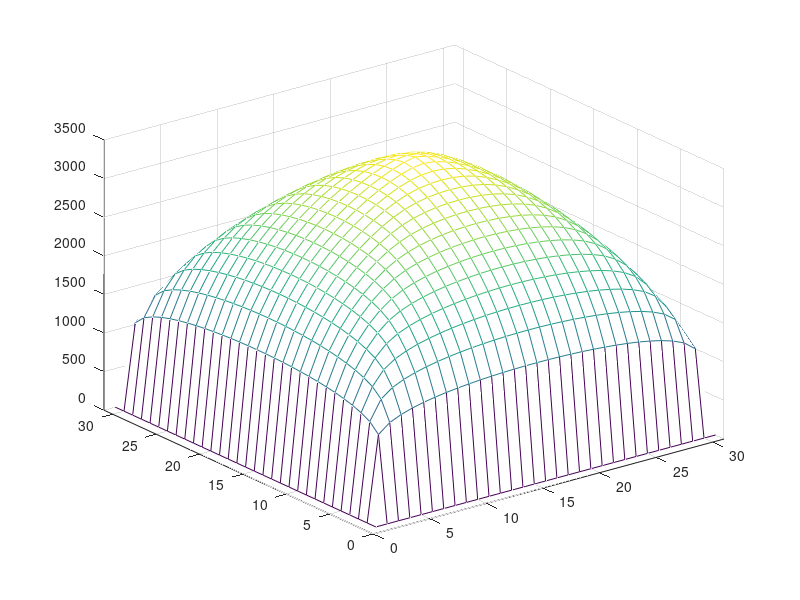
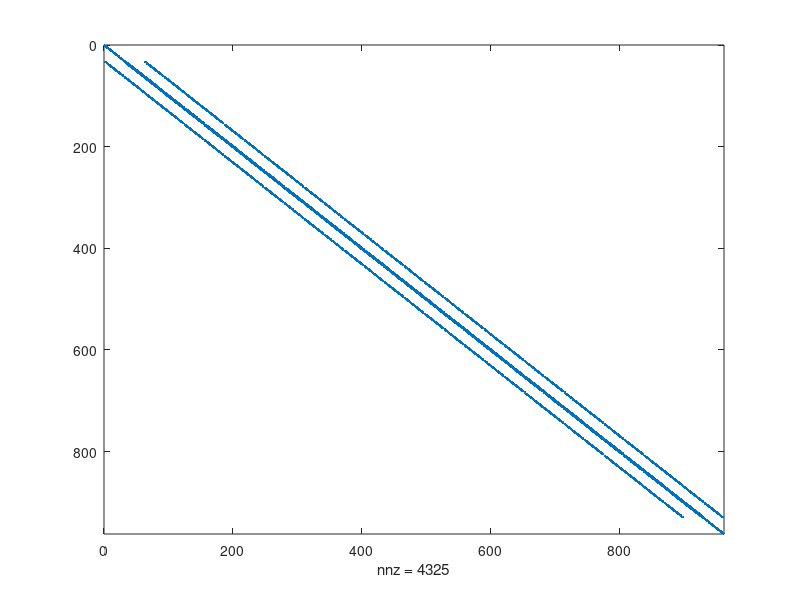

Source code (MATLAB) for these figures, in order:
% Finite difference model of a 2D ice sheet

clear all;
close all;

imax=31;
jmax=31;
g=9.81;
rho=910.;
secperyear=31556926;
Ao=1.e-16/secperyear;
a=0.3/secperyear;
L=1500e3/2.;
Z=(5*a*L^4/(2*Ao*(rho*g)^3))^(1/8);

nsteps=500;
dt=50*secperyear*a/Z;
nodes=imax*jmax;
sn=zeros(imax,jmax);
s=zeros(nodes,1);
node=zeros(imax,jmax);
row=zeros(4325,1);
col=zeros(4325,1);
value=zeros(4325,1);
delta=2/(imax-1);
R=zeros(nodes,1);
d=zeros(imax,jmax);

counter=0;
for j=1:jmax
    for i=1:imax
        counter=counter+1;
        node(i,j)=counter;
    end
end

for n=1:nsteps
    for j=1:jmax-1
        for i=1:imax-1
            d(i,j)=(1/4*(sn(i,j)+sn(i+1,j)+sn(i+1,j+1)+sn(i,j+1)))^5 ...
                /(4*delta^2)*( ...
                (sn(i+1,j)-sn(i,j)+sn(i+1,j+1)-sn(i,j+1))^2 ...
                +(sn(i,j+1)-sn(i,j)+sn(i+1,j+1)-sn(i+1,j))^2);
        end
    end
    % construct the finite-difference stiffness matrix
    count=0;
    for j=2:jmax-1
        for i=2:imax-1
            count=count+1;
            row(count)=node(i,j);
            col(count)=node(i,j);
            value(count)=1/dt+1/delta^2*(d(i,j)+d(i-1,j)+d(i,j-1)+d(i-1,j-1));
            
            count=count+1;
            row(count)=node(i,j);
            col(count)=node(i,j+1);
            value(count)=-1/(2*delta^2)*(d(i,j)+d(i-1,j));
            
            count=count+1;
            row(count)=node(i,j);
            col(count)=node(i,j-1);
            value(count)=-1/(2*delta^2)*(d(i,j-1)+d(i-1,j-1));
            
            count=count+1;
            row(count)=node(i,j);
            col(count)=node(i+1,j);
            value(count)=-1/(2*delta^2)*(d(i,j)+d(i,j-1));
            
            count=count+1;
            row(count)=node(i,j);
            col(count)=node(i-1,j);
            value(count)=-1/(2*delta^2)*(d(i-1,j)+d(i-1,j-1));
            
            R(node(i,j))=1+sn(i,j)/dt;
        end
    end
    j=1;
    for i=2:imax-1
        count=count+1;
        row(count)=node(i,j);
        col(count)=node(i,j);
        value(count)=1;
        R(node(i,j))=0;
    end
    j=jmax;
    for i=2:imax-1
        count=count+1;
        row(count)=node(i,j);
        col(count)=node(i,j);
        value(count)=1;
        R(node(i,j))=0;
    end
    i=1;
    for j=2:jmax-1
        count=count+1;
        row(count)=node(i,j);
        col(count)=node(i,j);
        value(count)=1;
        R(node(i,j))=0;
    end
    i=imax;
    for j=2:jmax-1
        count=count+1;
        row(count)=node(i,j);
        col(count)=node(i,j);
        value(count)=1;
        R(node(i,j))=0;
    end
    count=count+1;
    row(count)=node(1,1);
    col(count)=node(1,1);
    value(count)=1;
    R(node(1,1))=0;
    
    count=count+1;
    row(count)=node(1,jmax);
    col(count)=node(1,jmax);
    value(count)=1;
    R(node(1,jmax))=0;
    
    count=count+1;
    row(count)=node(imax,jmax);
    col(count)=node(imax,jmax);
    value(count)=1;
    R(node(imax,jmax))=0;
    
    count=count+1;
    row(count)=node(imax,1);
    col(count)=node(imax,1);
    value(count)=1;
    R(node(imax,1))=0;
    
    % construct sparse matrix
    A=sparse(row,col,value);
    % Cholesky factor and solve
    s=A\R;
    sn=s(node);
    if rem(n,10)==1
        mesh(Z*sn); 
        axis([0 +Inf 0 +Inf 0 3500]);
        pause(0.1);
    end
end

figure;
spy(A);


